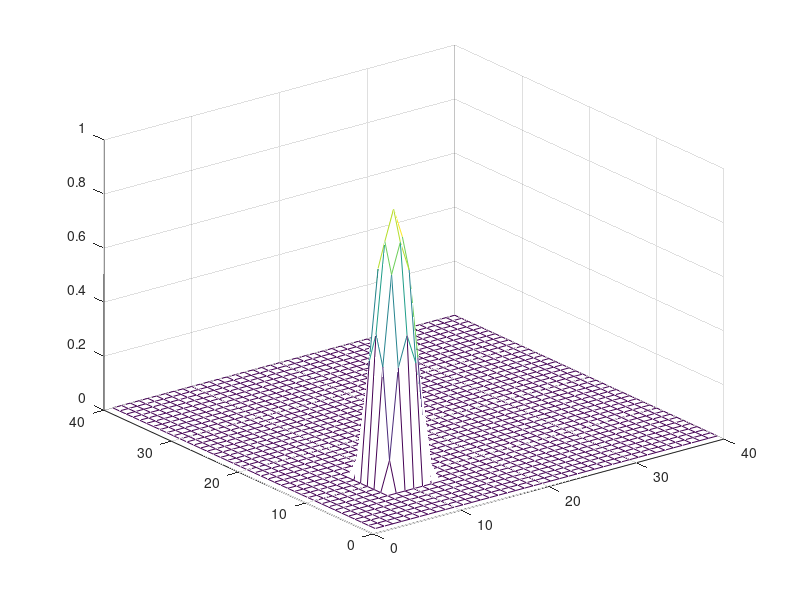

The MATLAB source for this figure:
n=40;
xx=1:1:n;
yy=1:1:n;
x0=10;
y0=10;
%chosse C = height of parabol
C=1;
dy=1;
k=3; % how many grid space for the radius of the parabol
beta=C/(k*dy)^2;
alfa=beta;
ff=zeros(n);
for i=1:n
    for j=1:n
        if -alfa*(xx(i) -x0)^2-beta*(yy(j)-y0)^2+C >= 0;
        ff(i,j)=-alfa*(xx(i) -x0)^2-beta*(yy(j)-y0)^2+C; 
        end
    end
end
    
%surf(xx,yy,ff)
%figure
mesh(xx,yy,ff)
